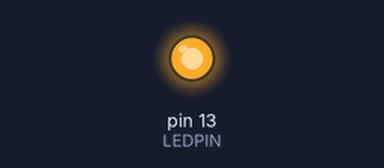
Bench run of a sketch on a simulated Arduino Uno, built with avr-gcc and run on an emulated ATmega328P. Shown: output pins drawn as LEDs (lit = HIGH).

Above: at 1.7 s.
At 4.2 s:
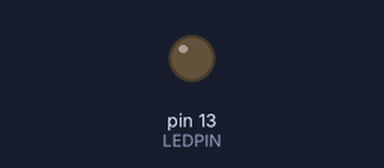
Timing chart, 0 to 6.1 s (numbered marks = the images above):
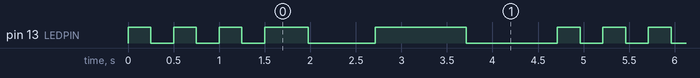

The sketch:

0sx_labo_01.ino
```cpp
#include <math.h>
enum EtatAppli { BLINK,
                 FADE,
                 HIGHANDLOW };

EtatAppli etatActuelle = BLINK;

int numberOfBlink = ceil(6 / 2);
const int TIMEOFBLINK = 250;
const int LEDPIN = 13;
const int MAXFADE = 255;
const int MINFADE = 0;
const int TIMEFADE = 2048;
int stepOfFading = ceil(TIMEFADE / MAXFADE);
const int STUDENTNUMBER = 2379367;


void blinking() {
  Serial.println("Clignotement - " + STUDENTNUMBER);
  for (int i = 0; i < numberOfBlink; i++) {
    // Allumage de la LED sur la pin 13
    digitalWrite(LEDPIN, HIGH);
    // Attente de 500 millisecondes
    delay(250);
    // Extinction de la LED sur la pin 13
    digitalWrite(LEDPIN, LOW);
    // Attente de 500 millisecondes
    delay(250);
  }
  etatActuelle = FADE;
}
void fading() {
  Serial.println("Variation - " + STUDENTNUMBER);
  for (int fadeValue = MAXFADE; fadeValue >= MINFADE; fadeValue -= stepOfFading) {
    // sets the value (range from 0 to 255):
    analogWrite(LEDPIN, fadeValue);
    // wait for 30 milliseconds to see the dimming effect
    delay(30);
  }
  etatActuelle = HIGHANDLOW;
}

void highAndLow() {
  Serial.println("Allume - " + STUDENTNUMBER);
  digitalWrite(LEDPIN, LOW);
  // Attente de 500 millisecondes
  delay(250);
  // Extinction de la LED sur la pin 13
  digitalWrite(LEDPIN, HIGH);
  // Attente de 500 millisecondes
  delay(1000);
  digitalWrite(LEDPIN, LOW);
  // Attente de 500 millisecondes
  delay(1000);
  etatActuelle = BLINK;
}
void setup() {
  // put your setup code here, to run once:
  Serial.begin(9600);
  pinMode(LEDPIN, OUTPUT);
}

void loop() {
  // put your main code here, to run repeatedly:
  switch (etatActuelle) {
    case BLINK:
      blinking();
      break;
    case FADE:
      fading();
      break;
    case HIGHANDLOW:
      highAndLow();
      break;
  }
}
```

Measured:
- by itself, pin 13 (LEDPIN): repeats every 4.7 s: 2 × (LOW 0.25 s, HIGH 0.25 s), LOW 0.25 s, HIGH 0.48 s, LOW 0.73 s, HIGH 1.0 s, LOW 1.0 s, HIGH 0.25 s
- by itself, everything shown: repeats every 4.7 s, in 10 steps
